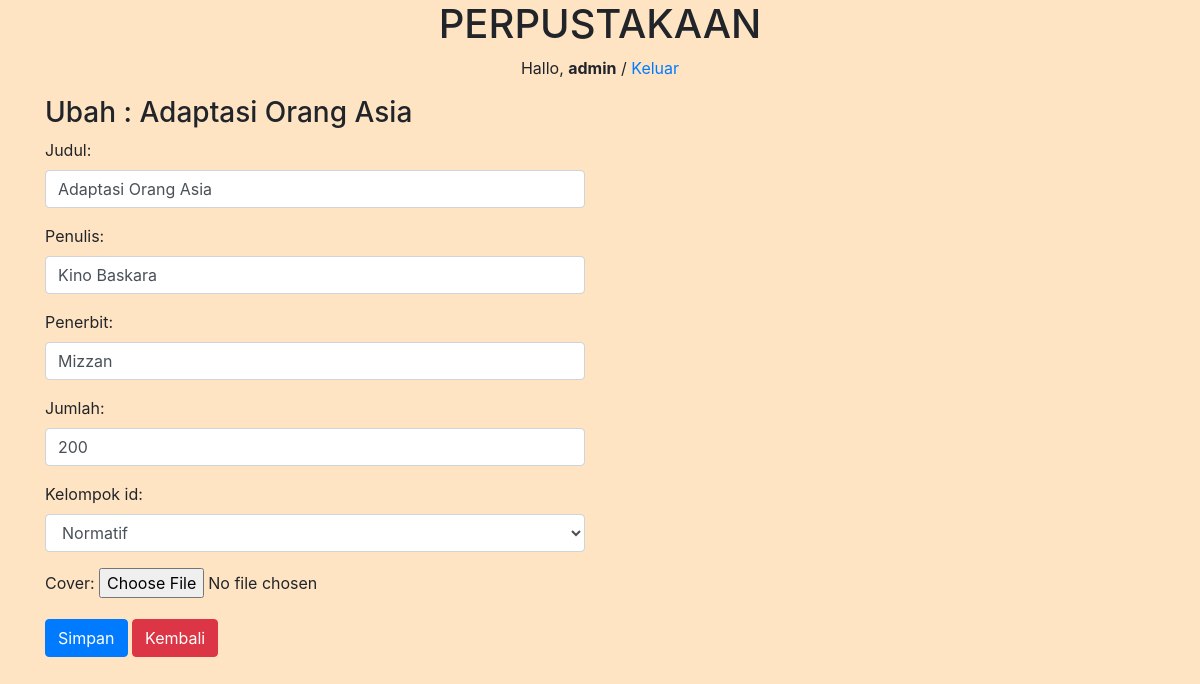
The page /buku/ubah/3 (signed in) on the database its author committed.
### perpustakaan/models.py (models this page shows, shortened)
class Buku(models.Model):
    judul = models.CharField(max_length=50)
    penulis = models.CharField(max_length=40)
    penerbit = models.CharField(max_length=40)
    jumlah = models.IntegerField(null=True)
    kelompok_id = models.ForeignKey(
        Kelompok, on_delete=models.CASCADE, null=True)
    cover = models.ImageField(upload_to='cover/', null=True)
    tanggal = models.DateTimeField(auto_now_add=True, null=True)

### perpustakaan/views.py (the view)
# urls.py: path('buku/ubah/<int:id_buku>', ubah_buku, name='ubah_buku'),
@login_required(login_url=settings.LOGIN_URL)
def ubah_buku(request, id_buku):
    buku = Buku.objects.get(id=id_buku)
    template = 'ubah-buku.html'
    if request.POST:
        form = FormBuku(request.POST, request.FILES, instance=buku)
        if form.is_valid():
            form.save()
            messages.success(request, "Data Berhasil diperbaharui!")
            return redirect('ubah_buku', id_buku=id_buku)
    else:
        form = FormBuku(instance=buku)
        konteks = {
            'form': form,
            'buku': buku,
        }
    return render(request, template, konteks)

### perpustakaan/forms.py
class FormBuku(ModelForm):
    class Meta:
        model = Buku
        fields = '__all__'
        widgets = {
            'judul': forms.TextInput({'class': 'form-control'}),
            'penulis': forms.TextInput({'class': 'form-control'}),
            'penerbit': forms.TextInput({'class': 'form-control'}),
            'jumlah': forms.NumberInput({'class': 'form-control'}),
            'kelompok_id': forms.Select({'class': 'form-control'}),
        }

### perpustakaan/models.py (called while the page is built)
    def __str__(self):
        return self.nama

### perpustakaan/templates/ubah-buku.html (shortened to what this page needs)
{% extends 'base.html' %}
{% block content %}
<div class="container">
    <div class="row">
        <div class="col-md-6">
            <h3>Ubah : {{ buku.judul }}</h3>
            <form action="{% url 'ubah_buku' buku.id %}" method="post" enctype="multipart/form-data">
                {{ form.as_p }}
                <button class=" btn btn-primary">Simpan</button>
                <a href="{% url 'buku' %}" class="btn btn-danger">Kembali</a>
            </form>
        </div>
    </div>
</div>
{% endblock %}

### templates/judul.html
<center>
    <h1>PERPUSTAKAAN</h1>
    {% if user.is_authenticated %}
    <p>Hallo, <strong>{{ user }}</strong> / <a href="{% url 'keluar' %}">Keluar</a></p>
    {% endif %}
</center>

### static/css/style.css (style rules this page uses)
body { background-color: bisque; }

### rows shown on the page
Buku: judul "Adaptasi Orang Asia", penulis "Kino Baskara", penerbit "Mizzan", jumlah "200", kelompok_id "Normatif"

### other values the page prints
{{ user }} "admin"
